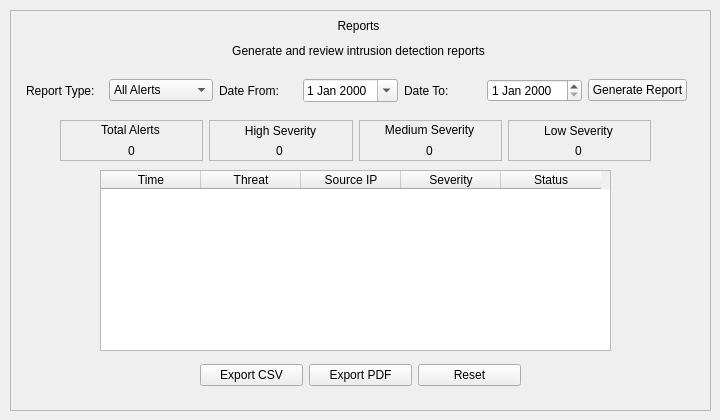
    <widget class="QWidget" name="pageReports">
     <widget class="QWidget" name="verticalLayoutWidget_6">
      <property name="geometry">
       <rect>
        <x>10</x>
        <y>10</y>
        <width>701</width>
        <height>401</height>
       </rect>
      </property>
      <layout class="QVBoxLayout" name="verticalLayoutReports">
       <item>
        <layout class="QVBoxLayout" name="verticalLayout">
         <item>
          <widget class="QFrame" name="frameReports">
           <property name="frameShape">
            <enum>QFrame::StyledPanel</enum>
           </property>
           <property name="frameShadow">
            <enum>QFrame::Sunken</enum>
           </property>
           <widget class="QLabel" name="lblReportsTitle">
            <property name="geometry">
             <rect>
              <x>0</x>
              <y>0</y>
              <width>697</width>
              <height>31</height>
             </rect>
            </property>
            <property name="text">
             <string>Reports</string>
            </property>
            <property name="alignment">
             <set>Qt::AlignCenter</set>
            </property>
           </widget>
           <widget class="QWidget" name="horizontalLayoutWidget_3">
            <property name="geometry">
             <rect>
              <x>16</x>
              <y>60</y>
              <width>661</width>
              <height>41</height>
             </rect>
            </property>
            <layout class="QHBoxLayout" name="layoutGenerateReport">
             <item>
              <widget class="QLabel" name="lblReportType">
               <property name="text">
                <string>Report Type:</string>
               </property>
              </widget>
             </item>
             <item>
              <widget class="QComboBox" name="cmbReportType">
               <item>
                <property name="text">
                 <string>All Alerts</string>
                </property>
               </item>
               <item>
                <property name="text">
                 <string>SYN Flood</string>
                </property>
               </item>
               <item>
                <property name="text">
                 <string>Port Scan</string>
                </property>
               </item>
               <item>
                <property name="text">
                 <string>Other Threats</string>
                </property>
               </item>
              </widget>
             </item>
             <item>
              <widget class="QLabel" name="lblDateFrom">
               <property name="text">
                <string>Date From:</string>
               </property>
              </widget>
             </item>
             <item>
              <widget class="QDateEdit" name="dateReportFrom">
               <property name="calendarPopup">
                <bool>true</bool>
               </property>
              </widget>
             </item>
             <item>
              <widget class="QLabel" name="lblDateTo">
               <property name="text">
                <string>Date To:</string>
               </property>
              </widget>
             </item>
             <item>
              <widget class="QDateEdit" name="dateReportTo"/>
             </item>
             <item>
              <widget class="QPushButton" name="btnGenerateReport">
               <property name="text">
                <string>Generate Report</string>
               </property>
              </widget>
             </item>
            </layout>
           </widget>
           <widget class="QLabel" name="lblReportsSubtitle">
            <property name="geometry">
             <rect>
              <x>0</x>
              <y>30</y>
              <width>697</width>
              <height>21</height>
             </rect>
            </property>
            <property name="text">
             <string>Generate and review intrusion detection reports</string>
            </property>
            <property name="alignment">
             <set>Qt::AlignCenter</set>
            </property>
           </widget>
           <widget class="QWidget" name="horizontalLayoutWidget_13">
            <property name="geometry">
             <rect>
              <x>50</x>
              <y>110</y>
              <width>591</width>
              <height>41</height>
             </rect>
            </property>
            <layout class="QHBoxLayout" name="layoutReportCards">
             <item>
              <widget class="QFrame" name="frameReportsTotalAlerts">
               <property name="frameShape">
                <enum>QFrame::StyledPanel</enum>
               </property>
               <property name="frameShadow">
                <enum>QFrame::Sunken</enum>
               </property>
               <widget class="QLabel" name="lblReportTotalAlertsTitle">
                <property name="geometry">
                 <rect>
                  <x>0</x>
                  <y>-1</y>
                  <width>141</width>
                  <height>21</height>
                 </rect>
                </property>
                <property name="text">
                 <string>Total Alerts</string>
                </property>
                <property name="alignment">
                 <set>Qt::AlignCenter</set>
                </property>
               </widget>
               <widget class="QLabel" name="label_22">
                <property name="geometry">
                 <rect>
                  <x>-4</x>
                  <y>20</y>
                  <width>151</width>
                  <height>21</height>
                 </rect>
                </property>
                <property name="text">
                 <string>0</string>
                </property>
                <property name="alignment">
                 <set>Qt::AlignCenter</set>
                </property>
               </widget>
              </widget>
             </item>
             <item>
              <widget class="QFrame" name="frameHighAlerts">
               <property name="frameShape">
                <enum>QFrame::StyledPanel</enum>
               </property>
               <property name="frameShadow">
                <enum>QFrame::Sunken</enum>
               </property>
               <widget class="QLabel" name="lblReportHighAlertsTitle">
                <property name="geometry">
                 <rect>
                  <x>-4</x>
                  <y>0</y>
                  <width>151</width>
                  <height>21</height>
                 </rect>
                </property>
                <property name="text">
                 <string>High Severity</string>
                </property>
                <property name="alignment">
                 <set>Qt::AlignCenter</set>
                </property>
               </widget>
               <widget class="QLabel" name="lblReportHighAlerts_2">
                <property name="geometry">
                 <rect>
                  <x>0</x>
                  <y>20</y>
                  <width>141</width>
                  <height>21</height>
                 </rect>
                </property>
                <property name="text">
                 <string>0</string>
                </property>
                <property name="alignment">
                 <set>Qt::AlignCenter</set>
                </property>
               </widget>
              </widget>
             </item>
             <item>
              <widget class="QFrame" name="frameMediumAlerts">
               <property name="frameShape">
                <enum>QFrame::StyledPanel</enum>
               </property>
               <property name="frameShadow">
                <enum>QFrame::Sunken</enum>
               </property>
               <widget class="QLabel" name="lblReportMediumAlertsTitle">
                <property name="geometry">
                 <rect>
                  <x>0</x>
                  <y>0</y>
                  <width>141</width>
                  <height>20</height>
                 </rect>
                </property>
                <property name="text">
                 <string>Medium Severity</string>
                </property>
                <property name="alignment">
                 <set>Qt::AlignCenter</set>
                </property>
               </widget>
               <widget class="QLabel" name="lblReportMediumAlerts">
                <property name="geometry">
                 <rect>
                  <x>0</x>
                  <y>20</y>
                  <width>141</width>
                  <height>21</height>
                 </rect>
                </property>
                <property name="text">
                 <string>0</string>
                </property>
                <property name="alignment">
                 <set>Qt::AlignCenter</set>
                </property>
               </widget>
              </widget>
             </item>
             <item>
              <widget class="QFrame" name="frameLowAlerts">
               <property name="frameShape">
                <enum>QFrame::StyledPanel</enum>
               </property>
               <property name="frameShadow">
                <enum>QFrame::Sunken</enum>
               </property>
               <widget class="QLabel" name="lblReportLowAlertsTitle">
                <property name="geometry">
                 <rect>
                  <x>0</x>
                  <y>0</y>
                  <width>141</width>
                  <height>21</height>
                 </rect>
                </property>
                <property name="text">
                 <string>Low Severity</string>
                </property>
                <property name="alignment">
                 <set>Qt::AlignCenter</set>
                </property>
               </widget>
               <widget class="QLabel" name="lblReportLowAlerts">
                <property name="geometry">
                 <rect>
                  <x>0</x>
                  <y>20</y>
                  <width>141</width>
                  <height>21</height>
                 </rect>
                </property>
                <property name="text">
                 <string>0</string>
                </property>
                <property name="alignment">
                 <set>Qt::AlignCenter</set>
                </property>
               </widget>
              </widget>
             </item>
            </layout>
           </widget>
           <widget class="QTableWidget" name="tableReports">
            <property name="geometry">
             <rect>
              <x>90</x>
              <y>160</y>
              <width>511</width>
              <height>181</height>
             </rect>
            </property>
            <property name="layoutDirection">
             <enum>Qt::LeftToRight</enum>
            </property>
            <property name="frameShape">
             <enum>QFrame::StyledPanel</enum>
            </property>
            <property name="frameShadow">
             <enum>QFrame::Sunken</enum>
            </property>
            <property name="editTriggers">
             <set>QAbstractItemView::NoEditTriggers</set>
            </property>
            <property name="alternatingRowColors">
             <bool>true</bool>
            </property>
            <property name="selectionBehavior">
             <enum>QAbstractItemView::SelectRows</enum>
            </property>
            <column>
             <property name="text">
              <string>Time</string>
             </property>
             <property name="textAlignment">
              <set>AlignCenter</set>
             </property>
            </column>
            <column>
             <property name="text">
              <string>Threat</string>
             </property>
             <property name="textAlignment">
              <set>AlignCenter</set>
             </property>
            </column>
            <column>
             <property name="text">
              <string>Source IP</string>
             </property>
             <property name="textAlignment">
              <set>AlignCenter</set>
             </property>
            </column>
            <column>
             <property name="text">
              <string>Severity</string>
             </property>
             <property name="textAlignment">
              <set>AlignCenter</set>
             </property>
            </column>
            <column>
             <property name="text">
              <string>Status</string>
             </property>
             <property name="textAlignment">
              <set>AlignCenter</set>
             </property>
            </column>
           </widget>
           <widget class="QWidget" name="horizontalLayoutWidget_14">
            <property name="geometry">
             <rect>
              <x>190</x>
              <y>350</y>
              <width>321</width>
              <height>31</height>
             </rect>
            </property>
            <layout class="QHBoxLayout" name="layourRepotsBtns">
             <item>
              <widget class="QPushButton" name="btnExportCSV_2">
               <property name="text">
                <string>Export CSV</string>
               </property>
              </widget>
             </item>
             <item>
              <widget class="QPushButton" name="btnExportPDF">
               <property name="text">
                <string>Export PDF</string>
               </property>
              </widget>
             </item>
             <item>
              <widget class="QPushButton" name="btnResetReport">
               <property name="text">
                <string>Reset</string>
               </property>
              </widget>
             </item>
            </layout>
           </widget>
          </widget>
         </item>
        </layout>
       </item>
      </layout>
     </widget>
    </widget>
